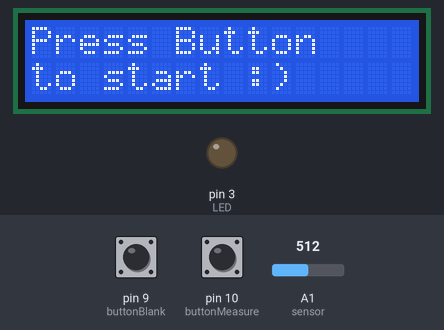
Recording of a program running on a simulated Arduino Nano, built with avr-gcc and run on an emulated ATmega328P. On the bench: 16×2 character LCD, output pins drawn as LEDs (lit = HIGH). Dashed ring = blinking. The inputs (shaded band) are chosen by the test bench; at power-on: pin 9 (buttonBlank) HIGH, pin 10 (buttonMeasure) HIGH, A1 (sensor) = 512.

Above: at 7.5 s.
7.6 s: pin 9 (buttonBlank) pulled LOW for 3.2 s
At 8.1 s:
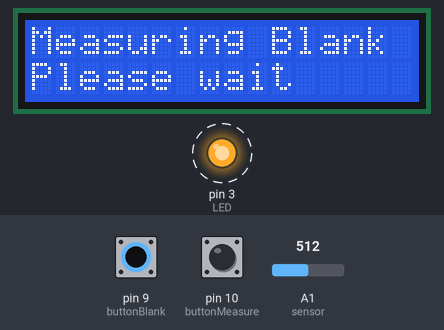
13.8 s: pin 10 (buttonMeasure) pulled LOW for 0.15 s
At 15.1 s:
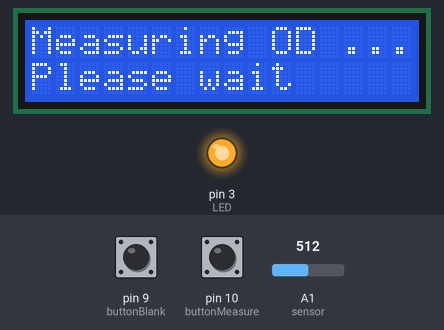
16.9 s: pin 10 (buttonMeasure) pulled LOW for 1 s
At 20.2 s:
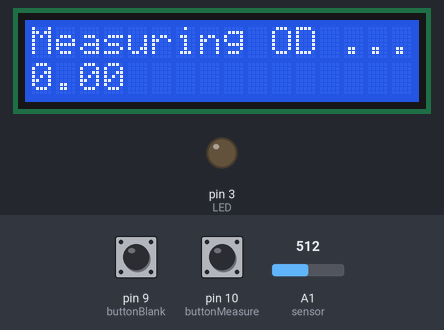
20.9 s: pin 10 (buttonMeasure) pulled LOW for 3.2 s
At 21.7 s:
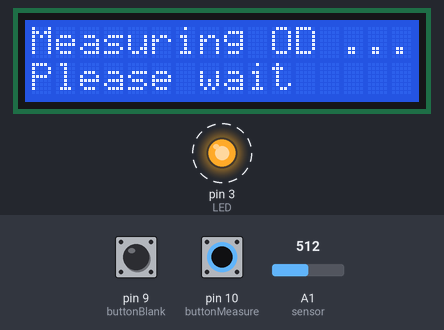
Timing chart, 0 to 27.5 s (numbered marks = the images above; inputs shaded):
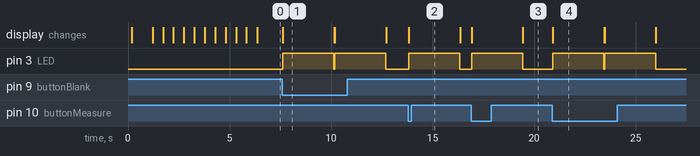

Measured:
- after the input at 7.6 s, pin 3 (LED): alternates HIGH for 2.5 s and LOW for 0.05 s, starting at once; the display: changes at once (image 1)
- after the input at 13.8 s, pin 3 (LED): LOW → HIGH at once, → LOW 2.5 s later; the display: changes at once (image 2)
- after the input at 16.9 s, pin 3 (LED): LOW → HIGH at once, → LOW 2.5 s later; the display: first changes at once (image 3 shows a later state)
- after the input at 20.9 s, pin 3 (LED): alternates HIGH for 2.5 s and LOW for 0.05 s, starting at once; the display: changes at once (image 4)
- what the display in image 1 shows lasts 2.6 s, from 7.6 s to 10.2 s

The program:

main.cpp
```cpp
// Version 1.3 of the test tube photometer software
// It ignores possible disturbing light by neglecting the "dark values"
#include <Arduino.h>
#include <LiquidCrystal_I2C.h>

// Set the LCD address to 0x3F for a 16 chars and 2 line display
// adjust first parameter to the I2C address of your LCD. Check it via the I2C scanner
LiquidCrystal_I2C lcd(0x27, 16, 2);

// Input/Output
int sensor = A1;  // input pin of OPT101 attached to Analog 1
int buttonBlank = 9; // input pin for blank button
int buttonMeasure = 10; // input pin for measure button
int LED = 3; // output pin for blank button

// Variables
float opt_signal;
float OD = 0;
int blank = 0;
float blankValue = 0;
int measure = 0;

// Add factor from calibration curve to calculate concentration
int factor = 1;
bool calibrated = false;

bool trouble = false;
bool blanked = false;

// Function for "Blank" measurements
void measureBlank(int multiplier) { // multiplier determines how many measurements are pooled
  blankValue = 0;

  for (int dummy = 0; dummy < multiplier; dummy++){
    delay(100);
    blankValue = (blankValue + analogRead(sensor));
    delay(100);
  }

  blankValue = blankValue/multiplier;
  blanked = true;
}

// Function for OD measurements
void measureOD(int multiplier) { // multiplier determines how many measurements are pooled
  opt_signal = 0;

  for (int dummy = 0; dummy < multiplier; dummy++){
    delay(100);
    opt_signal = (opt_signal + analogRead(sensor));
    delay(100);
  }

  if (blanked == true){ // output of OD if blanked
    opt_signal = opt_signal/multiplier;
    OD = -log10(opt_signal/blankValue);
    if(calibrated){
      OD = OD*factor;
    }
  }

  else{ // output of the raw value if not blanked
    OD = opt_signal/multiplier;
  }
}

// Start loop
void setup() {

  delay(100);

  // Turn on the blacklight and print a message.
  lcd.begin();
  lcd.backlight();
  lcd.print("   Test  Tube    ");
  lcd.setCursor(0, 1);
  lcd.print("Photometer  v1.3");

  pinMode (LED, OUTPUT); //for LED
  pinMode(buttonBlank, INPUT_PULLUP);
  pinMode(buttonMeasure, INPUT_PULLUP);
  delay(1000);
  lcd.clear();

  // If any button is pressed during the startup, troubleshooting mode is activated.
  // (LED is always on & raw value output)
  for (int i = 0; i < 10; i++){
    lcd.setCursor(0, 0);
    lcd.print("Starting ... ");
    lcd.print(i);
    measure = digitalRead(buttonMeasure);
    blank = digitalRead(buttonBlank);
    delay(500);
    if (measure == LOW || blank == LOW){
      trouble = true;
      lcd.clear();
      lcd.print("Troubleshooting");
      lcd.setCursor(0, 1);
      lcd.print("Mode");
      delay(1000);
      break;
    }
  }

  lcd.clear();
  lcd.print("Press Button");
  lcd.setCursor(0, 1);
  lcd.print("to start :)");
}

// Main loop
void loop() {
  measure = digitalRead(buttonMeasure);
  blank = digitalRead(buttonBlank);

  // troubleshooting mode
  if (trouble == true){
    lcd.clear();
    lcd.print("Showing raw signal ...");
    lcd.setCursor(0, 1);
    digitalWrite(LED, HIGH);
    delay(100);
    lcd.print(analogRead(sensor));
    delay(500);
  }

  // measuring blank
  else if(blank == LOW){
    lcd.clear();
    lcd.print("Measuring Blank ...");
    lcd.setCursor(0, 1);
    lcd.print("Please wait");
    digitalWrite(LED, HIGH);
    delay(500);
    measureBlank(10);
    digitalWrite(LED, LOW);
    lcd.setCursor(0, 1);
    lcd.print("                ");
    lcd.setCursor(0, 1);
    lcd.print("Blanked");
  }

  // measuring sample
  else if(measure == LOW){
    lcd.clear();
    lcd.print("Measuring OD ...");
    lcd.setCursor(0, 1);
    lcd.print("Please wait");
    digitalWrite(LED, HIGH);
    delay(500);
    measureOD(10);
    digitalWrite(LED, LOW);


    lcd.setCursor(0, 1);
    lcd.print("                ");
    lcd.setCursor(0, 1);
    lcd.print(OD);

    if (calibrated){
      lcd.print(" g/L");
    }

    else if(blanked == false){
      lcd.print(" raw value");
    }
  }
}
```
